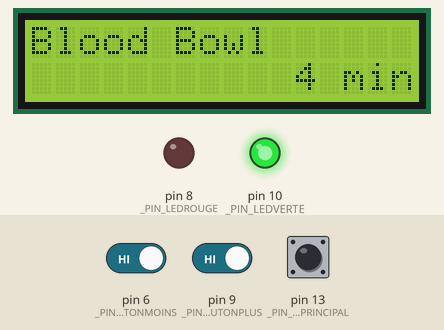
Simulated run of this sketch. Board: Arduino Uno, built with avr-gcc and run on an emulated ATmega328P. Shown: 16×2 character LCD, output pins drawn as LEDs (lit = HIGH). The test bench sets the inputs (shaded band); at power-on: pin 6 (_PIN_BOUTONMOINS) HIGH, pin 9 (_PIN_BOUTONPLUS) HIGH, pin 13 (_PIN_BOUTONPRINCIPAL) HIGH.

Above: at 1.2 s.
1.3 s: pin 6 (_PIN_BOUTONMOINS) driven LOW
At 1.6 s:
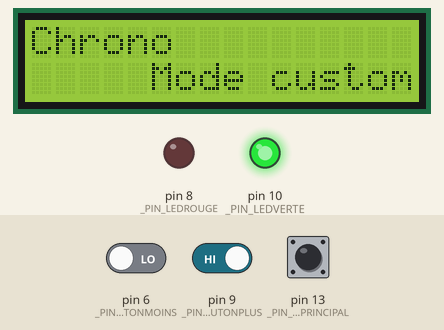
4.3 s: pin 9 (_PIN_BOUTONPLUS) driven LOW
At 5.1 s:
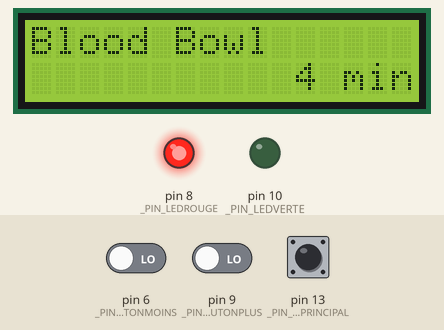
5.8 s: pin 13 (_PIN_BOUTONPRINCIPAL) driven LOW
At 6.3 s:
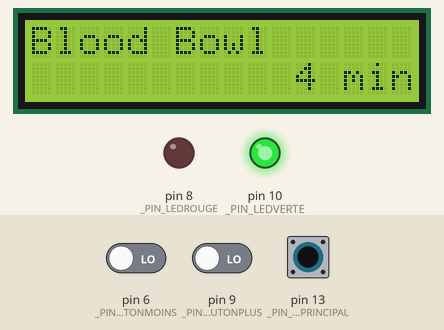
7.3 s: pin 13 (_PIN_BOUTONPRINCIPAL) pulsed HIGH 5 times (0.12 s each, 0.3 s apart)
At 9.3 s:
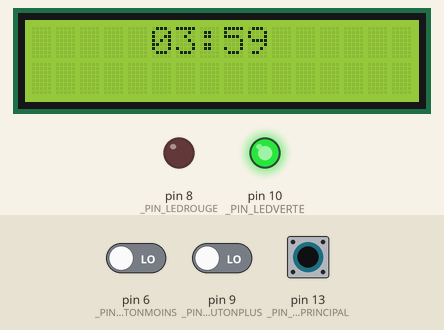
10.3 s: pin 6 (_PIN_BOUTONMOINS) driven HIGH and pin 13 (_PIN_BOUTONPRINCIPAL) driven HIGH
At 14.1 s:
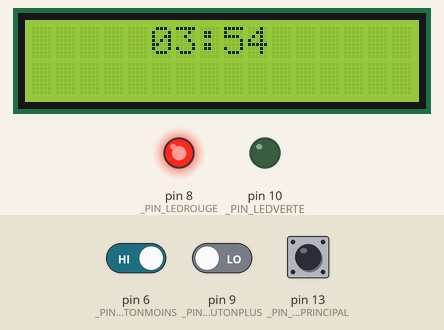
Timing chart, 0 to 15.6 s (numbered marks = the images above; inputs shaded):
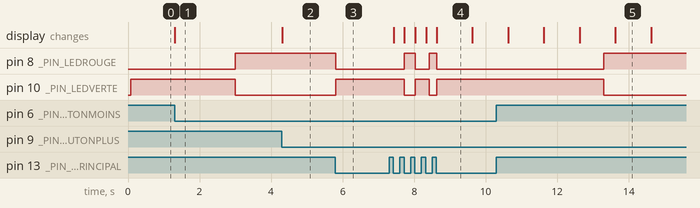

Measured:
- after the input at 1.3 s, the display: changes at once (image 1)
- after the input at 4.3 s, the display: changes at once (image 2)
- after the input at 5.8 s, pin 8 (_PIN_LEDROUGE): HIGH → LOW at once; pin 10 (_PIN_LEDVERTE): LOW → HIGH at once
- after the input at 7.3 s, pin 8 (_PIN_LEDROUGE): LOW → HIGH after 0.43 s, → LOW 0.30 s later, → HIGH 0.40 s later, → LOW 0.20 s later; pin 10 (_PIN_LEDVERTE): HIGH → LOW after 0.43 s, → HIGH 0.30 s later, → LOW 0.40 s later, → HIGH 0.20 s later; the display: first changes after 0.13 s (image 4 shows a later state)
- after the input at 10.3 s, pin 8 (_PIN_LEDROUGE): LOW → HIGH after 3.0 s; pin 10 (_PIN_LEDVERTE): HIGH → LOW after 3.0 s

The sketch:

STAP.ino
```cpp
// Bibliothèque pour le LCD
#include <LiquidCrystal.h>

// "Constantes" représentant les différentes broches utilisées
#define _PIN_LEDVERTE 10
#define _PIN_LEDROUGE 8
#define _PIN_BOUTONPRINCIPAL 13
#define _PIN_BOUTONPLUS 9
#define _PIN_BOUTONMOINS 6
#define _PIN_LCD_RS 12
#define _PIN_LCD_ENABLE 11
#define _PIN_LCD_D4 5
#define _PIN_LCD_D5 4
#define _PIN_LCD_D6 3
#define _PIN_LCD_D7 2
#define _PIN_PIEZO 7

// Etat de l'application
#define _ETAT_ACCUEIL 1
#define _ETAT_CHOIX_MODE 2
#define _ETAT_VALEUR_CHRONO 3
#define _ETAT_LIMITE_MANCHE 4
#define _ETAT_NOMBRE_MANCHES 5
#define _ETAT_NOMBRE_JOUEURS 6
#define _ETAT_RECAPITULATIF 7
#define _ETAT_CHRONO_ATTENTE 8
#define _ETAT_CHRONO_ENCOURS 9
#define _ETAT_CHRONO_TERMINE 10
#define _ETAT_PASENCORE 99
int _etat;

// Modes prédéfinis
#define _NOMBRE_PREDEFINIS 1
#define _PREDEFINI_BLOODBOWL_4MIN 1
int _modePredefiniSelectionne;

// Récapitulatif - Eléments à afficher
#define _RECAP_MODE 1
#define _RECAP_CHRONO 2
#define _RECAP_LIMITE 3
#define _RECAP_MANCHES 4
#define _RECAP_JOUEURS 5
int _elementRecapAffiche = 2;

// "Constantes" de temps pour gérer le timing des actions
#define _TEMPS_ANNULATION_SEC 3
#define _TEMPS_CLIGN_LED_MS 400
#define _HEURES_EN_MS 3600000
#define _MINUTES_EN_MS 60000
#define _SECONDES_EN_MS 1000
#define _TEMPSMAX_ETATTERMINE_MS 3000

// Gestion du temps
unsigned long _millisPrecedent;
unsigned long _tempsBoutonPrincipalPresse;
unsigned long _tempsBoutonPlusPresse;
unsigned long _tempsBoutonMoinsPresse;
unsigned long _ecartPassage;
unsigned long _tempsEtatTermine;

// Gestion des LED
int _etatLedVerte;
int _etatLedRouge;
long _intervalleClignotement;

// Etat des boutons
int _precEtatBoutonPrincipal;
int _precEtatBoutonPlus;
int _precEtatBoutonMoins;
int _isBoutonPrincipalClick;
int _isBoutonPlusClick;
int _isBoutonMoinsClick;

// Gestion du rafraichissement de l'écran
int _isRefreshLCD;

// Chronos et mode sélectionné
unsigned long _tempsAffiche;
unsigned long _valeurChrono;


// Initialisation de la bibliothèque LCD
LiquidCrystal lcd(_PIN_LCD_RS, _PIN_LCD_ENABLE, _PIN_LCD_D4, _PIN_LCD_D5, _PIN_LCD_D6, _PIN_LCD_D7);

void setup() {
  // Initialisation des variables
  _millisPrecedent = 0;
  _tempsBoutonPrincipalPresse = 0;
  _tempsBoutonPlusPresse = 0;
  _tempsBoutonMoinsPresse = 0;
  _etat = _ETAT_ACCUEIL;

  // Etat des boutons
  _precEtatBoutonPrincipal = LOW;
  _precEtatBoutonPlus = LOW;
  _precEtatBoutonMoins = LOW;

  // Valeurs par défaut
  _modePredefiniSelectionne = _PREDEFINI_BLOODBOWL_4MIN;

  // initialisation du LCD
  lcd.begin(16, 2);
  _isRefreshLCD = true;

  // initialisation des pins
  pinMode(_PIN_BOUTONPRINCIPAL,INPUT);
  pinMode(_PIN_BOUTONPLUS,INPUT);
  pinMode(_PIN_BOUTONMOINS,INPUT);
  pinMode(_PIN_LEDVERTE,OUTPUT);
  pinMode(_PIN_LEDROUGE,OUTPUT);
  pinMode(_PIN_PIEZO, OUTPUT);
}

void loop() {

  RecupererEtatBoutons();
  DetecterAnnulation();
  PasserTemps();

  AnalyserModificationsEtat();

  if (_isRefreshLCD)
    RafraichirAffichageLCD();
  _isRefreshLCD = false;

  GererLEDs();
  GererPiezo();
}

void RecupererEtatBoutons()
{
  int etatBoutonPrincipal = digitalRead(_PIN_BOUTONPRINCIPAL);
  int etatBoutonPlus = digitalRead(_PIN_BOUTONPLUS);
  int etatBoutonMoins = digitalRead(_PIN_BOUTONMOINS);

  _isBoutonPrincipalClick = (etatBoutonPrincipal == LOW) && (_precEtatBoutonPrincipal == HIGH);
  _isBoutonPlusClick = (etatBoutonPlus == LOW) && (_precEtatBoutonPlus == HIGH);
  _isBoutonMoinsClick = (etatBoutonMoins == LOW) && (_precEtatBoutonMoins == HIGH);

  _precEtatBoutonPrincipal = etatBoutonPrincipal;
  _precEtatBoutonPlus = etatBoutonPlus;
  _precEtatBoutonMoins = etatBoutonMoins;
}

void PasserTemps()
{
  unsigned long currentMillis = millis();
  _ecartPassage = currentMillis - _millisPrecedent;

  // Temps d'appui sur bouton principal
  if (_precEtatBoutonPrincipal == HIGH)
    _tempsBoutonPrincipalPresse += _ecartPassage;
  else if (_tempsBoutonPrincipalPresse != 0)
    _tempsBoutonPrincipalPresse = 0;

  // Temps d'appui sur bouton "+"
  if (_precEtatBoutonPlus == HIGH)
    _tempsBoutonPlusPresse += _ecartPassage;
  else if (_tempsBoutonPlusPresse != 0)
    _tempsBoutonPlusPresse = 0;

  // Temps d'appui sur bouton "-"
  if (_precEtatBoutonMoins == HIGH)
    _tempsBoutonMoinsPresse += _ecartPassage;
  else if (_tempsBoutonMoinsPresse != 0)
    _tempsBoutonMoinsPresse = 0;

  // Timer courant
  if (_etat == _ETAT_CHRONO_ENCOURS)
  {
    if (_tempsAffiche < _ecartPassage)
    {
      _etat = _ETAT_CHRONO_TERMINE;
      _tempsEtatTermine = 0;
	  _isRefreshLCD = true;
    }
    else
      _tempsAffiche -= _ecartPassage;
  }
  // Limite de l'état "Terminé" pour le buzzer
  else if (_etat == _ETAT_CHRONO_TERMINE)
  {
    if (_tempsEtatTermine < _TEMPSMAX_ETATTERMINE_MS)
      _tempsEtatTermine += _ecartPassage;
  }

  _millisPrecedent = currentMillis;
}

void DetecterAnnulation()
{
  // Si le bouton principal est relâché après un appui long,
  // on annule ce qui est en cours, et on revient à l'accueil
  if (!_isBoutonPrincipalClick)
    return;

  if (_tempsBoutonPrincipalPresse < (_TEMPS_ANNULATION_SEC * 1000))
    return;

  // Retour à l'état "Accueil"
  _etat = _ETAT_ACCUEIL;
  _isBoutonPrincipalClick = !_isBoutonPrincipalClick;
  _isRefreshLCD = true;
}

void AnalyserModificationsEtat()
{
  // Pour chaque état, on procède à l'analyse des entrées
  // Le cas échéant, on procède à un changement d'état

  switch(_etat)
  {
    case _ETAT_ACCUEIL:
      AnalyserModificationsEtat_Accueil();
      break;
    case _ETAT_RECAPITULATIF:
      AnalyserModificationsEtat_Recapitulatif();
      break;
	case _ETAT_CHRONO_ATTENTE:
	  AnalyserModificationsEtat_ChronoAttente();
	  break;
	case _ETAT_CHRONO_ENCOURS:
	  AnalyserModificationsEtat_ChronoEnCours();
	  break;
	case _ETAT_PASENCORE:
	  AnalyserModificationsEtat_PasEncore();
	  break;
    case _ETAT_CHRONO_TERMINE:
      AnalyserModificationsEtat_Termine();
  }
}

void AnalyserModificationsEtat_Accueil()
{
  // On navigue sur le choix d'un chrono "Custom" (0)
  // ou une liste de chronos prédéfinis (1..x)
  if(_isBoutonPlusClick)
  {
    _modePredefiniSelectionne++;
    if (_modePredefiniSelectionne > _NOMBRE_PREDEFINIS)
      _modePredefiniSelectionne = 0;
    _isRefreshLCD = true;
  }
  else if (_isBoutonMoinsClick)
  {
    _modePredefiniSelectionne--;
    if (_modePredefiniSelectionne < 0)
      _modePredefiniSelectionne = _NOMBRE_PREDEFINIS;
    _isRefreshLCD = true;
  }
  else if (_isBoutonPrincipalClick)
  {
    if (_modePredefiniSelectionne == 0)
    {
      //_etat = _ETAT_CHOIX_MODE;
	  _etat = _ETAT_PASENCORE;
      _isRefreshLCD = true;
    }
    else
    {
      _etat = _ETAT_RECAPITULATIF;
      _isRefreshLCD = true;
      if (_modePredefiniSelectionne == _PREDEFINI_BLOODBOWL_4MIN)
      {
        _valeurChrono = 4 * 60000;
		//_valeurChrono = 45000;
      }
    }
  }
}

void AnalyserModificationsEtat_Recapitulatif()
{
  // Le récapitulatif sert de "tampon" avant d'utiliser vraiment le chrono
  if (_isBoutonPrincipalClick)
  {
    _etat = _ETAT_CHRONO_ATTENTE;
    _isRefreshLCD = true;
  }
}

void AnalyserModificationsEtat_ChronoAttente()
{
  if (_isBoutonPrincipalClick)
  {
    _etat = _ETAT_CHRONO_ENCOURS;
	_isRefreshLCD = true;
	_tempsAffiche = _valeurChrono;
  }
}

void AnalyserModificationsEtat_ChronoEnCours()
{
  if (_isBoutonPrincipalClick)
  {
    _etat = _ETAT_CHRONO_ATTENTE;
	_isRefreshLCD = true;
  }
  else
  {
    // Doit-on faire un refresh du LCD ?
	if (_tempsAffiche > 10 * 1000) // > 10s, on vérifie le changement de seconde
	  _isRefreshLCD = (_tempsAffiche / 1000) != ((_tempsAffiche + _ecartPassage) / 1000);
	else // <= 10s, on vérifie le changement de dixième
	  _isRefreshLCD = (_tempsAffiche / 100) != ((_tempsAffiche + _ecartPassage) / 100);
  }

}

void AnalyserModificationsEtat_PasEncore()
{
  // Ecran pour les fonctionnalités non-développées
  if (_isBoutonPrincipalClick)
  {
    _etat = _ETAT_ACCUEIL;
	_isRefreshLCD = true;
  }
}

void AnalyserModificationsEtat_Termine()
{
  if (_isBoutonPrincipalClick)
  {
    _etat = _ETAT_CHRONO_ATTENTE;
	_isRefreshLCD = true;
  }
}

void RafraichirAffichageLCD()
{
  lcd.noDisplay();
  lcd.clear();
  lcd.home();

  // Affichage selon l'état
  switch(_etat)
  {
    case _ETAT_ACCUEIL:
      AffichageLCD_Accueil();
      break;
    case _ETAT_RECAPITULATIF:
      AffichageLCD_Recapitulatif();
      break;
	case _ETAT_CHRONO_ATTENTE:
	  AffichageLCD_ChronoAttente();
	  break;
	case _ETAT_CHRONO_ENCOURS:
	  AffichageLCD_ChronoEnCours();
	  break;
    case _ETAT_CHRONO_TERMINE:
      AffichageLCD_ChronoTermine();
      break;
	case _ETAT_PASENCORE:
	  AffichageLCD_PasEncore();
	  break;
  }

  lcd.display();
}

void AffichageLCD_Accueil()
{
  if (_modePredefiniSelectionne == 0)
  {
    lcd.print(F("Chrono"));
    lcd.setCursor(0,1);
    lcd.print(F("     Mode custom"));
  }
  else if (_modePredefiniSelectionne == _PREDEFINI_BLOODBOWL_4MIN)
  {
    lcd.print(F("Blood Bowl"));
    lcd.setCursor(0,1);
    lcd.print(F("           4 min"));
  }
}

void AffichageLCD_Recapitulatif()
{
  if (_modePredefiniSelectionne == 0)
    lcd.print(F("Mode custom"));
  else if (_modePredefiniSelectionne == _PREDEFINI_BLOODBOWL_4MIN)
    lcd.print(F("Blood Bowl  4min"));

  lcd.setCursor(0,1);

  // On peut afficher les différentes infos avec +/-

}

void AffichageLCD_ChronoAttente()
{
  lcd.print(F("  Chrono pret  "));

}

void AffichageLCD_ChronoEnCours()
{
  int nbHeures = _tempsAffiche / _HEURES_EN_MS;
  int nbMinutes = (_tempsAffiche % _HEURES_EN_MS) / _MINUTES_EN_MS;
  int nbSecondes = (_tempsAffiche % _MINUTES_EN_MS) / _SECONDES_EN_MS;
  int nbDixiemes = (_tempsAffiche % _SECONDES_EN_MS) / 100;

  if ((nbHeures > 0) || (nbMinutes > 30))
    lcd.print("    "
	          + ((nbHeures > 9) ? String(nbHeures) : ("0" + String(nbHeures))) + ":"
	          + ((nbMinutes > 9) ? String(nbMinutes) : ("0" + String(nbMinutes))) + ":"
	          + ((nbSecondes > 9) ? String(nbSecondes) : ("0" + String(nbSecondes))));
  else if ((nbMinutes > 0) || (nbSecondes > 10))
    lcd.print("     "
	          + ((nbMinutes > 9) ? String(nbMinutes) : ("0" + String(nbMinutes))) + ":"
	          + ((nbSecondes > 9) ? String(nbSecondes) : ("0" + String(nbSecondes))));
  else
    lcd.print("      "
	          + ((nbSecondes > 9) ? String(nbSecondes) : ("0" + String(nbSecondes))) + ":"
	          + String(nbDixiemes) + "0");
}

void AffichageLCD_ChronoTermine()
{
  lcd.print(F("  Temps ecoule  "));
}

void AffichageLCD_PasEncore()
{
  lcd.print(F("Pas encore ..."));
  lcd.setCursor(0,1);
  lcd.print(F("       Bientot ?"));
}

void GererLEDs()
{
  if (_etat == _ETAT_ACCUEIL)
  {
    _etatLedVerte = HIGH;
	_etatLedRouge = LOW;
  }
  else if (_etat == _ETAT_CHRONO_ATTENTE)
  {
    // On fait clignoter les LED l'une après l'autre
    _intervalleClignotement = _intervalleClignotement - _ecartPassage;
	if (_intervalleClignotement < 0)
	{
	  if (_etatLedVerte == _etatLedRouge)
	  {
	    _etatLedVerte = HIGH;
		_etatLedRouge = LOW;
	  } else
	  {
	    int etatTampon = _etatLedVerte;
	    _etatLedVerte = _etatLedRouge;
	    _etatLedRouge = etatTampon;
	  }
	  _intervalleClignotement = _TEMPS_CLIGN_LED_MS;
	}
  }
  else if (_etat == _ETAT_CHRONO_ENCOURS)
  {
    _etatLedVerte = LOW;
	_etatLedRouge = LOW;
	if (_tempsAffiche > 30000)
      _etatLedVerte = HIGH;
    else if (_tempsAffiche > 28000) // avertissement à 30s
      _etatLedRouge = HIGH;
	else if ((_tempsAffiche < 21000) && (_tempsAffiche > 19000)) // avertissement à 20s
      _etatLedRouge = HIGH;
	else if ((_tempsAffiche < 15500) && (_tempsAffiche > 14500)) // avertissement à 15s
      _etatLedRouge = HIGH;
    else if ((_tempsAffiche < 10000) && (_tempsAffiche > 5000))
	{
	  // Clignotement de 500 ms sur la rouge
	  _etatLedRouge = ((_tempsAffiche % 1000) > 500) ? HIGH : LOW;
	}
	else if (_tempsAffiche <= 5000)
	{
	  // Clignotement de 100 ms sur la rouge
	  _etatLedRouge = ((_tempsAffiche % 200) > 100) ? HIGH : LOW;
	}
  }
  else if (_etat == _ETAT_CHRONO_TERMINE)
  {
    _etatLedVerte = LOW;
    _etatLedRouge = HIGH;
  }

  // Annulation - la led rouge s'allume
  if (_tempsBoutonPrincipalPresse > (_TEMPS_ANNULATION_SEC * 1000))
  {
	_etatLedVerte = LOW;
	_etatLedRouge = HIGH;
  }

  digitalWrite(_PIN_LEDVERTE, _etatLedVerte);
  digitalWrite(_PIN_LEDROUGE, _etatLedRouge);
}

void GererPiezo()
{
  int etatPiezo = false;
  if (_etat == _ETAT_CHRONO_ENCOURS)
  {
	if ((_tempsAffiche < 30000) && (_tempsAffiche > 28000)) // avertissement à 30s
      etatPiezo = true;
	else if ((_tempsAffiche < 21000) && (_tempsAffiche > 19000)) // avertissement à 20s
      etatPiezo = true;
	else if ((_tempsAffiche < 15500) && (_tempsAffiche > 14500)) // avertissement à 15s
      etatPiezo = true;
    else if ((_tempsAffiche < 10000) && (_tempsAffiche > 5000))
	{
	  // Clignotement de 500 ms sur la rouge
	  etatPiezo = ((_tempsAffiche % 1000) > 500);
	}
	else if (_tempsAffiche <= 5000)
	{
	  // Clignotement de 100 ms sur la rouge
	  etatPiezo = ((_tempsAffiche % 200) > 100);
	}
  }
  else if (_etat == _ETAT_CHRONO_TERMINE)
  {
    if (_tempsEtatTermine < _TEMPSMAX_ETATTERMINE_MS)
      etatPiezo = true;
  }

  if (etatPiezo == true)
    tone(_PIN_PIEZO, 33);
  else
    noTone(_PIN_PIEZO);
}
```
